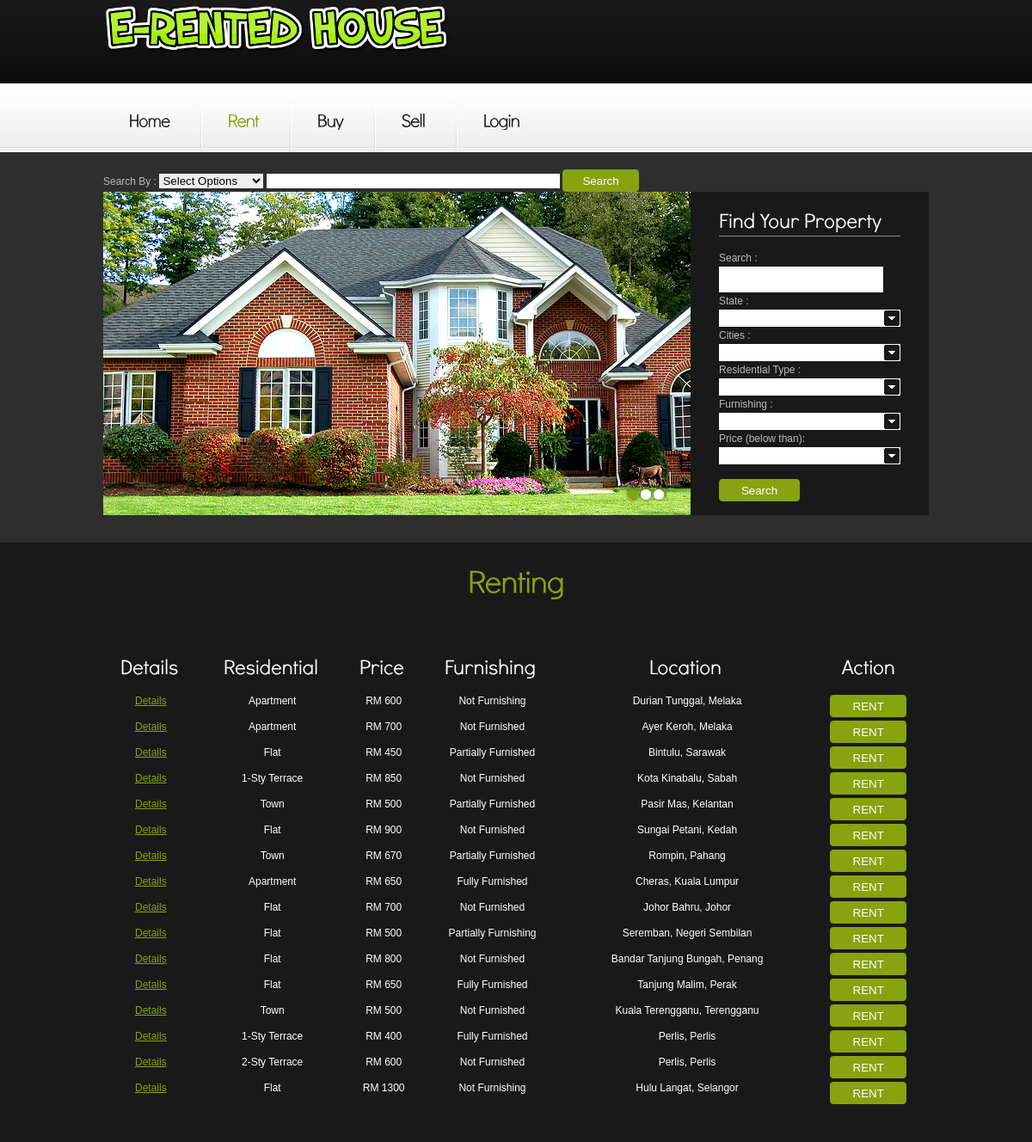
Screenshot of /renting.php with the database file from the repository.
### tables this page shows
CREATE TABLE `residential` (
  `residential_id` int(20) NOT NULL,
  `residential_type` varchar(20) NOT NULL,
  `residential_price` int(5) NOT NULL,
  `residential_img` longblob NOT NULL,
  `residential_description` varchar(1000) NOT NULL,
  `residential_year` int(4) NOT NULL,
  `furnishing` varchar(50) NOT NULL,
  `res_state` varchar(50) NOT NULL,
  `res_cities` varchar(50) NOT NULL,
  `sales` varchar(100) NOT NULL,
  `status` varchar(100) NOT NULL DEFAULT 'Pending'
);

### renting.php (the view, shortened to what this page needs)
<html lang="en">
<head>
<link rel="stylesheet" href="css/reset.css" type="text/css" media="all">
<link rel="stylesheet" href="css/layout.css" type="text/css" media="all">
<link rel="stylesheet" href="css/style.css" type="text/css" media="all">
</head>
<body id="page1">
<div class="body1">
  <div class="main">
    <header>
      <h1><img src="images/logo_img.png" style="height: 40%"></h1>
      <nav>
        <ul id="menu">
          <li><a href="index.php">Home</a></li>
          <li id="menu_active"><a href="renting.php">Rent</a></li>
          <li><a href="selling.php">Buy</a></li>
          <li><a href="upload.php">Sell</a></li>
          <li class="end"><a href="account.php">Login</a></li>
        </ul>
      </nav>
    </header>
  </div>
</div>
<div class="body2">
  <div class="main">
    <section id="content">
      <div class="wrapper">
        <form action="search.php" method="post">
              <div class="row_select">Search By :
              <select name="searchtype" required="required" >
                <option value="">Select Options</option>
              </select>
              <input type="text" name="search_data" size="40"  required="required" />
              <input  class="button" type="submit" name="search" value="Search"/>
            </div>
        </form>
        <article class="col1">
          <div id="slider">
          </div>
        </article>
        <article class="col2">
          <form id="form_1" action="search.php" method="post">
            <div class="pad1">
              <h3>Find Your Property</h3>
              <div class="row"> Search :<br>
                <input type="text" class="input" name="seacrhdata">
              </div>
              <div class="row_select"> State : <br>
              </div>
              <div class="row_select"> Cities : <br>
              </div>
              <div class="row_select"> Residential Type : <br>
              </div>
              <div class="row_select"> Furnishing : <br>
                </div>
              <div class="row_select"> Price (below than): <br>
              </div>
              <div class="row_select">
              </div> <br>
            </div>
          </form>
        </article>
      </div>
    </section>
  </div>
</div>
<div class="body3">
  <div class="main">
    <center><h2>Renting</h2></center>
    <div class="wrapper pad_bot3">
      <?php
        $query1=mysql_query("SELECT * FROM residential WHERE status='ACCEPT' AND sales='Renting'");
        if($query1)
        {
          echo "<table border='10' text-align='center' width='100%'>
          <tr class='color2'>
            <th><center><h3> Details </center></th>
            <th><center><h3> Residential </center></th>
            <th><center><h3> Price </center></th>
            <th><center><h3> Furnishing </center></th>
            <th><center><h3> Location </center></th>
            <th><center><h3> Action </center></th>
          </tr>
          </div></div>";
          while($query2=mysql_fetch_array($query1))
          {
            echo "<form action='booking.php' method='post'>";
          echo"<tr height='30px' class='color2'>";
          echo "<td align='center' valign='top'>&nbsp;<a href='details.php'>Details</a></td>";
          echo "<td align='center' valign='top'>&nbsp;" . $query2['residential_type'] . "</td>";
          echo "<td align='center' valign='top'>&nbsp;RM " . $query2['residential_price'] . "</td>";
          echo "<td align='center' valign='top'>&nbsp;" . $query2['furnishing'] . "</td>";
          echo "<td align='center' valign='top'>&nbsp;" . $query2['res_cities'] . ", " . $query2['res_state'] . "</td>";
          echo "<td align='center'>
                  <button type='submit' class='button' span='2' >RENT</button></form>";
          }
        }
        else
        {
          echo "<h2> No Data </h2>";
        }
      ?>
    </div>
</body>
</html>

### css/layout.css (style rules this page uses)
.col1, .col2, .col3, .cols { float:left; }
.col1 { width:683px; }
.col2 { width:277px; }

### css/style.css (style rules this page uses)
article, aside, audio, canvas, command, datalist, details, embed, figcaption, figure, footer, header, hgroup, keygen, meter, nav, output, progress, section, source, video { display:block }
.wrapper { width:100%; overflow:hidden }
body { background:#eee; border:0; font:12px Arial, Helvetica, sans-serif; color:#bababa; line-height:20px }
.main { margin:0 auto; width:960px }
.body1 { background:url(../images/bg_top.gif) top repeat-x }
.body2 { background:#2e2e2e }
.body3 { background:#191919 }
a { color:#87a310; text-decoration:underline; outline:none }
h2 { font-size:37px; color:#87a310; line-height:1.2em; padding:28px 0 27px 0; letter-spacing:-1px }
h3 { font-size:24px; color:#fff; line-height:1.2em; padding:42px 0 19px 0 }
header { position:relative; height:177px }
#menu { padding:33px 0 0 }
#menu li { padding:26px 37px 23px 30px; float:left; background:url(../images/menu_line.gif) right 0 no-repeat }
#menu .end { background:none; padding-right:0 }
#menu li a { display:inline-block; overflow:hidden; font-size:21px; color:#191919; line-height:1.2em; text-decoration:none; letter-spacing:-1px }
#menu li a:hover, #menu #menu_active a { color:#87a310 }
#slider { position:relative; width:683px; height:376px; z-index:88; overflow:hidden }
#content { padding-top:20px; padding-bottom:32px }
.pad1 { padding:0 30px 0 33px }
.pad_bot3 { padding-bottom:40px }
.button { display:inline-block; width:89px; line-height:26px; height:26px; color:#fff; text-decoration:none; background:url(../images/button_bg.png) 0 0 no-repeat; text-align:center }
.color2 { color:#fff }
#form_1 { background:#191919; height:360px; padding-bottom:16px; color:#bababa }
#form_1 h3 { padding:23px 0 4px 0; border-bottom:1px solid #8c8c8c; margin-bottom:15px }
#form_1 .input { background:#fff; font:12px Arial, Helvetica, sans-serif; color:#191919; float:left; padding:3px 10px; height:30px; width:191px !important }
#form_1 .row { min-height:30px; width:100%; overflow:hidden }
#form_1 .row_select { min-height:30px; width:100% }
#form_1 .pad1 { padding:0 33px }

### rows the page displays
residential: residential_type "Apartment", residential_price "600", furnishing "Not Furnishing", res_cities "Durian Tunggal", res_state "Melaka"
residential: residential_type "Apartment", residential_price "700", furnishing "Not Furnished", res_cities "Ayer Keroh", res_state "Melaka"
residential: residential_type "Flat", residential_price "450", furnishing "Partially Furnished", res_cities "Bintulu", res_state "Sarawak"
residential: residential_type "1-Sty Terrace", residential_price "850", furnishing "Not Furnished", res_cities "Kota Kinabalu", res_state "Sabah"
residential: residential_type "Town", residential_price "500", furnishing "Partially Furnished", res_cities "Pasir Mas", res_state "Kelantan"
residential: residential_type "Flat", residential_price "900", furnishing "Not Furnished", res_cities "Sungai Petani", res_state "Kedah"
residential: residential_type "Town", residential_price "670", furnishing "Partially Furnished", res_cities "Rompin", res_state "Pahang"
residential: residential_type "Apartment", residential_price "650", furnishing "Fully Furnished", res_cities "Cheras", res_state "Kuala Lumpur"
residential: residential_type "Flat", residential_price "700", furnishing "Not Furnished", res_cities "Johor Bahru", res_state "Johor"
residential: residential_type "Flat", residential_price "500", furnishing "Partially Furnishing", res_cities "Seremban", res_state "Negeri Sembilan"
residential: residential_type "Flat", residential_price "800", furnishing "Not Furnished", res_cities "Bandar Tanjung Bungah", res_state "Penang"
residential: residential_type "Flat", residential_price "650", furnishing "Fully Furnished", res_cities "Tanjung Malim", res_state "Perak"
residential: residential_type "Town", residential_price "500", furnishing "Not Furnished", res_cities "Kuala Terengganu", res_state "Terengganu"
residential: residential_type "1-Sty Terrace", residential_price "400", furnishing "Fully Furnished", res_cities "Perlis", res_state "Perlis"
residential: residential_type "2-Sty Terrace", residential_price "600", furnishing "Not Furnished", res_cities "Perlis", res_state "Perlis"
residential: residential_type "Flat", residential_price "1300", furnishing "Not Furnishing", res_cities "Hulu Langat", res_state "Selangor"
